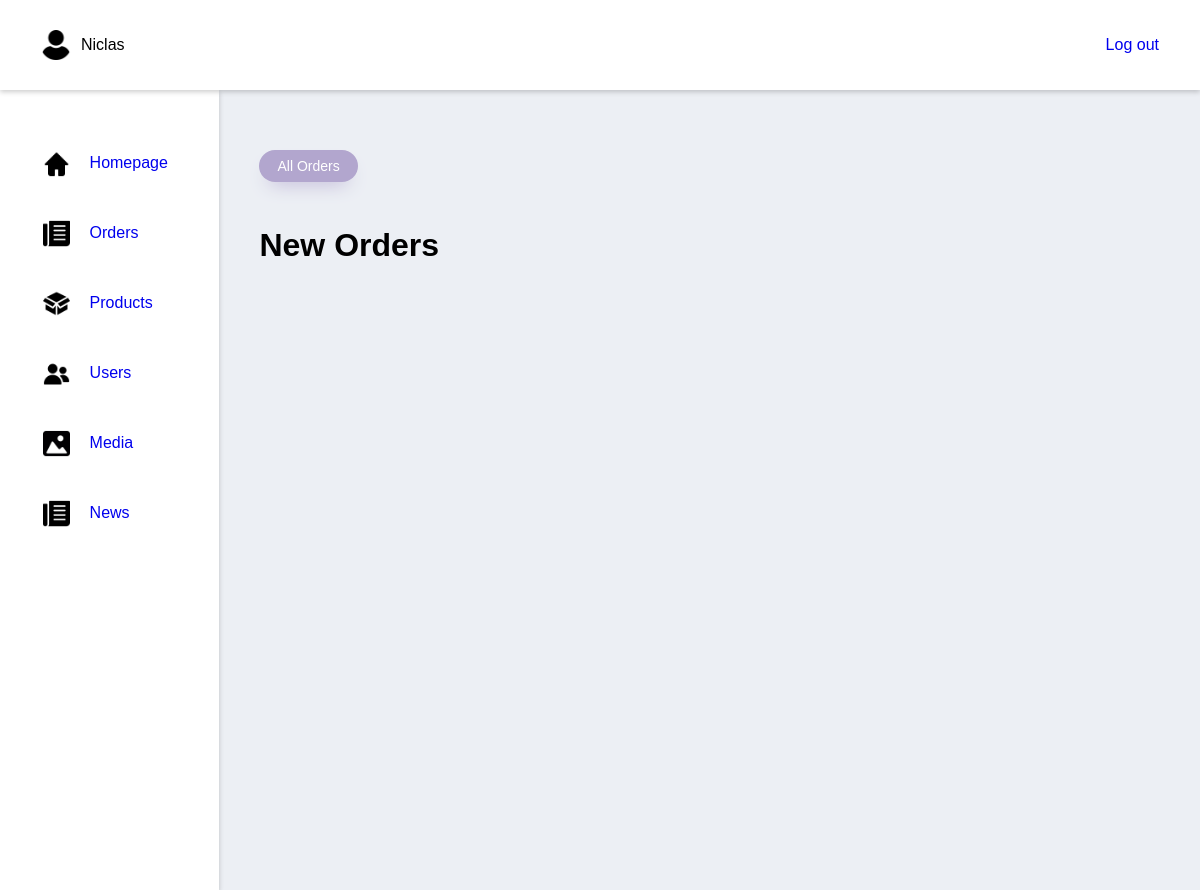
/adminNewOrders (signed in), run on an earlier commit of the app's database.
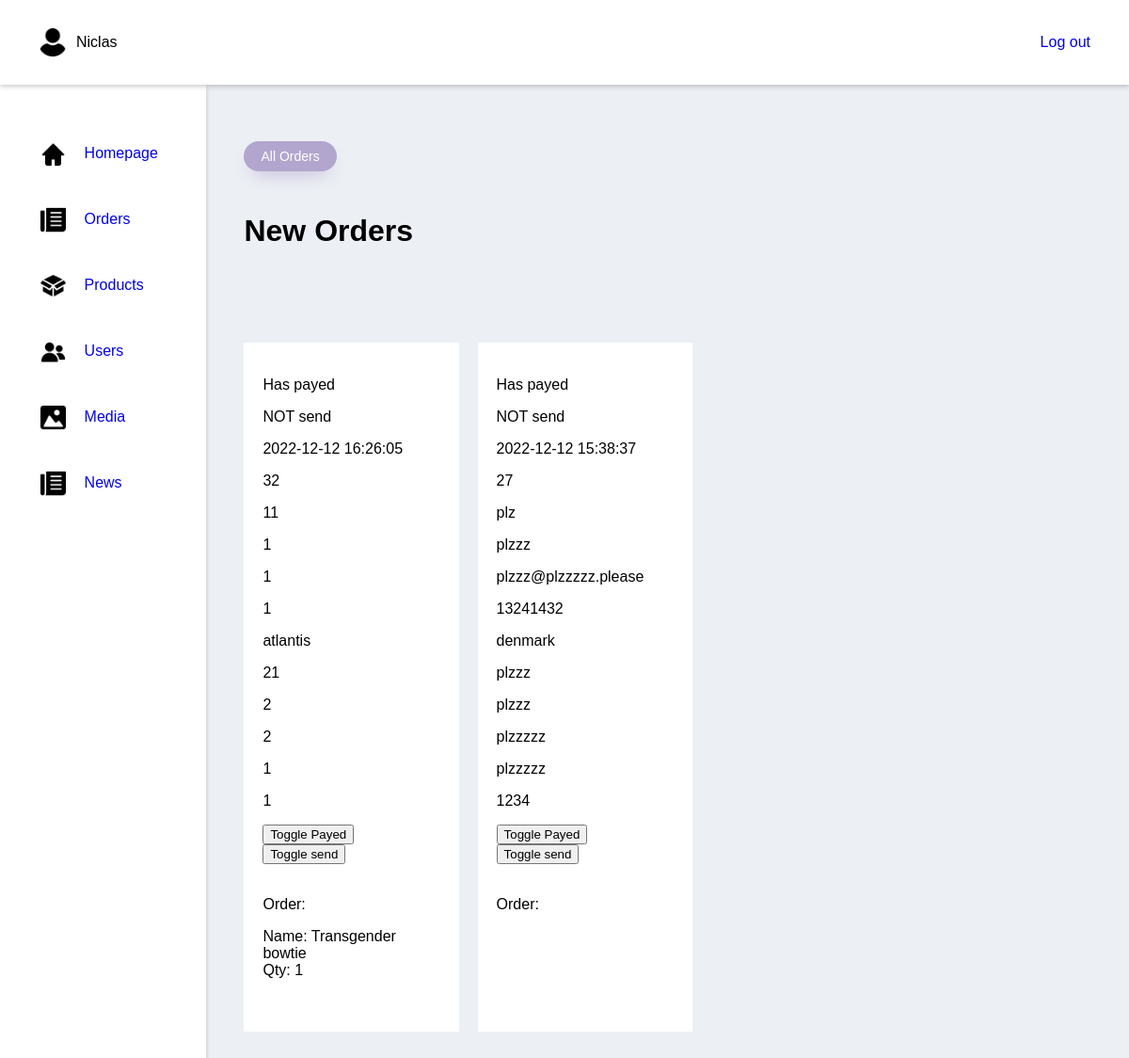
And on a later commit of the database.
### tables this page shows
CREATE TABLE IF NOT EXISTS `purchases` (
  `id` int(11) NOT NULL AUTO_INCREMENT,
  `country` varchar(100) NOT NULL,
  `fname` varchar(100) NOT NULL,
  `lname` varchar(100) NOT NULL,
  `address` varchar(150) NOT NULL,
  `appartment` varchar(50) DEFAULT '',
  `city` varchar(100) NOT NULL,
  `state` varchar(100) NOT NULL,
  `postcode` varchar(50) NOT NULL,
  `email` varchar(100) NOT NULL,
  `phone` varchar(20) NOT NULL,
  `company` varchar(100) DEFAULT '',
  `payed` int(11) NOT NULL DEFAULT '0',
  `user_id` int(11) DEFAULT NULL,
  `time` datetime NOT NULL DEFAULT CURRENT_TIMESTAMP ON UPDATE CURRENT_TIMESTAMP,
  `send` int(11) NOT NULL DEFAULT '0',
  `note` text,
  PRIMARY KEY (`id`)
);

CREATE TABLE IF NOT EXISTS `products_assigned_to_purchases` (
  `purchase_id` int(11) NOT NULL,
  `product_id` int(11) NOT NULL,
  `user` varchar(100) NOT NULL,
  `quantity` int(11) NOT NULL,
  `price` int(11) NOT NULL,
  PRIMARY KEY (`purchase_id`,`product_id`)
);

CREATE TABLE IF NOT EXISTS `products` (
  `products_id` int(11) NOT NULL AUTO_INCREMENT,
  `name` varchar(30) NOT NULL,
  `type` int(11) NOT NULL,
  `description` varchar(250) NOT NULL,
  `price` decimal(10,0) NOT NULL,
  `primary_image` varchar(250) DEFAULT NULL,
  PRIMARY KEY (`products_id`)
);

### index.php (called while the page is built, shortened)
<?php
    $request = $_SERVER["REQUEST_URI"];
    $router = new Router($request);
    $router->get('/', 'views/frontend/Home');
    $router->get('/profile', 'views/login/profile');
    $router->get('/editProfileFunction', 'controllers/editProfile');
    $router->get('/loginFunction', 'controllers/login');
    $router->get('/signupFunction', 'controllers/signup');
    $router->get('/logoutFunction', 'controllers/logout');
    $router->get('/Product', 'views/frontend/Product');
    $router->get('/ProductType', 'views/frontend/productType');
    $router->get('/ProductSale', 'views/frontend/productSale');
    $router->get('/AboutUS', 'views/frontend/AboutUS');
    $router->get('/Contact', 'views/frontend/Contact');
    $router->get('/Checkout', 'views/frontend/Checkout');
    $router->get('/ProductShow', 'views/frontend/ProductShow');
    $router->get('/NewsShow', 'views/frontend/NewsShow');
    $router->get('/contactSubmit', 'controllers/contactForm');
    $router->get('/Breadcrumb', 'views/frontend/Breadcrumb');
    $router->get('/removeFromCart', 'controllers/removeFromCart');
    $router->get('/editQuantityInCart', 'controllers/editQuantityInCart');
    $router->get('/purchase', 'views/frontend/purchase');
    $router->get('/adminProducts', 'views/backend/products');
    $router->get('/adminUsers', 'views/backend/users');
    $router->get('/adminMedia', 'views/backend/media');
    $router->get('/adminNews', 'views/backend/news');
    $router->get('/adminFrontpage', 'views/backend/frontpage');
    $router->get('/adminOrders', 'views/backend/orders');
    $router->get('/adminNewOrders', 'views/backend/newOrders');

### models/handlers/purchaseHandler.php (called while the page is built, shortened)
<?php
$rootPath = "";
require_once $rootPath . "public/dbconn.php";
require_once $rootPath . "models/sql/purchase.php";
class PurchaseHandler extends Purchase{
    public $db;
    public function __construct($db) {
        $this->db = $db;
    }
    public function getOrders($new = false){
        if($new == false){
            $getOrders = $this->db->prepare("SELECT * FROM purchases ORDER BY time DESC");
        }else{
            $getOrders = $this->db->prepare("SELECT * FROM purchases WHERE payed = 1 AND send = 0 ORDER BY time DESC");
        }
        $getOrders->execute();
        return $getOrders->fetchAll();
    }
}
$PurchaseHandler = new PurchaseHandler($db);

### controllers/getOrdersWithFilters.php (called while the page is built)
<?php
$data = $PurchaseHandler->getOrders($filter);

### views/backend/newOrders.php (the view, shortened to what the changed rows need)
<?php
    $rootPath = "";
    $filter = true;
    require_once $rootPath . "public/dbconn.php";
    require_once $rootPath . "models/handlers/productsHandler.php";
    require_once $rootPath . "models/handlers/purchaseHandler.php";
    require_once $rootPath . "models/handlers/Usershandler.php";
    require_once $rootPath . "controllers/getOrdersWithFilters.php";
    require_once $rootPath . "views/backend/partials/header.php";
    $page = 0;
?>
<div class="wrapper">
        <?php
            $pageNr = $page;
            $productsPrPage = 10;
            $pageMinIndex = $pageNr * $productsPrPage;
            $pageMaxIndex = $pageMinIndex + $productsPrPage;
        ?>
        <div class="Admin-page-title">
              <h1>New Orders</h1>
        </div>
<div class="wrapper-main-area">
        <div class="products">
                <?php
                    for($i = $pageMinIndex; $i < $pageMaxIndex && $i < count($data); $i++){
                        $indData = $data[$i];
                ?>
                        <div class="product">
                            <div class="product-info">
                                <p><?php echo $indData['payed'] == 0 ? "NOT payed" : "Has payed" ?></p>
                                <p><?php echo $indData['send'] == 0 ? "NOT send" : "Is send" ?></p>
                                <p><?php echo $indData['time'] ?></p>
                                <p><?php echo $indData['id'] ?></p>
                                <p><?php echo $indData['fname'] ?></p>
                                <p><?php echo $indData['lname'] ?></p>
                                <p><?php echo $indData['email'] ?></p>
                                <p><?php echo $indData['phone'] ?></p>
                                <p><?php echo $indData['country'] ?></p>
                                <p><?php echo $indData['address'] ?></p>
                                <p><?php echo $indData['appartment'] ?></p>
                                <p><?php echo $indData['city'] ?></p>
                                <p><?php echo $indData['state'] ?></p>
                                <p><?php echo $indData['postcode'] ?></p>
                                <form action="/addPayedToOrder" method="POST">
                                    <input type="submit" value="Toggle Payed">
                                </form>
                                <form action="/addSendToOrder" method="POST">
                                    <input type="submit" value="Toggle send">
                                </form>
                                <p>
                                    <br>
                                    Order:
                                </p>
                                <?php
                                    $getProducts = $db->prepare("SELECT * FROM `products_assigned_to_purchases` WHERE `purchase_id` = :id ");
                                    $getProducts->bindParam(":id", $indData['id']);
                                    $getProducts->execute();
                                    $getProducts = $getProducts->fetchAll();
                                    foreach($getProducts as $product){
                                        $getProd = $db->prepare("SELECT * FROM `products` WHERE `products_id` = :id ");
                                        $getProd->bindParam(":id", $product['product_id']);
                                        $getProd->execute();
                                        $getProd = $getProd->fetch();
                                        echo "Name: ";
                                        echo $getProd['name'];
                                        echo "<br>";
                                        echo " Qty: ";
                                        echo $product['quantity'];
                                        echo "<br>";
                                        echo "<br>";
                                        echo "<br>";
                                    }
                                ?>
                            </div>
                        </div>
                <?php
                    }
                ?>
        </div>
            <?php
                echo "<br>";
            ?>
</div>
</div>
<?php
    require_once $rootPath . "views/backend/partials/footer.php";
?>

What changed in the data, as far as the page shows it:
added purchases: payed "Has payed", send "NOT send", time "2022-12-12 16:26:05", id "32", fname "11", lname "1", email "1", phone "1", country "atlantis", address "21", appartment "2", city "2", state "1", postcode "1"
added products_assigned_to_purchases: product.name "Transgender bowtie", quantity "1"
added purchases: payed "Has payed", send "NOT send", time "2022-12-12 15:38:37", id "27", fname "plz", lname "plzzz", email "plzzz@plzzzzz.please", phone "13241432", country "denmark", address "plzzz", appartment "plzzz", city "plzzzzz", state "plzzzzz", postcode "1234"
